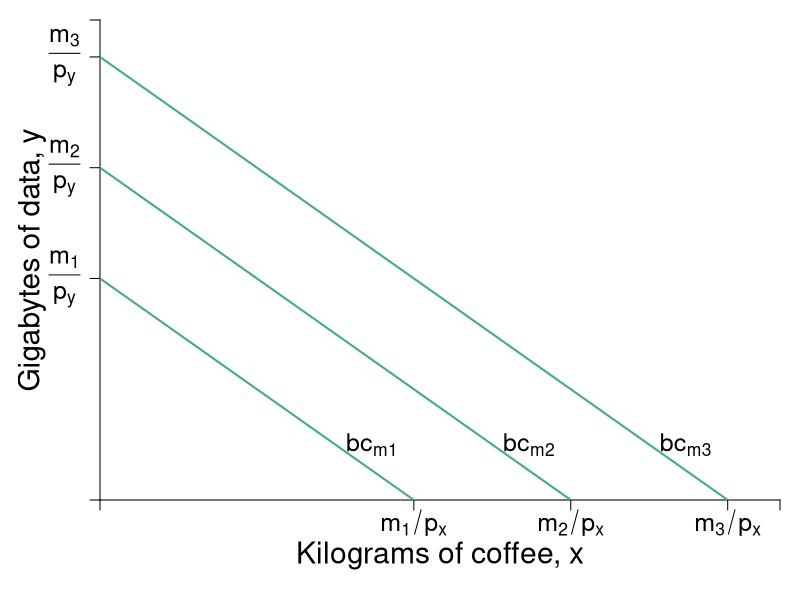

Reproduce this figure in R.
require(shape)
pdf(file = "indmarketdemand/budget_incomechange.pdf", width = 9, height = 7)

#Set parameters for graphics
pointsize <- 1.8
axislabelsize <- 1.8
labelsize <- 1.5
namesize <- 1.8
annotatesize <- 1.5
graphlinewidth <- 2
segmentlinewidth <- 1.5


COL <- c("#7fc97f", "#beaed4", "#fdc086", "#ffff99", "#386cb0", "#f0027f", "#bf5b17", "#666666")
COLA <- c("#99d8c9","#66c2a4","#41ae76", "#238b45", "#005824")
COLB <- c("#4eb3d3", "#2b8cbe", "#0868ac","#084081")

#Edited the margins to cater for the larger LHS labels
par(mar =  c(5, 5, 1, 1))

bcA <- function(x, w = 20, p = 2) {
  w - p*x
}


xlims <- c(0, 13)
ylims <- c(0, 13)

npts <- 501 
x <- seq(xlims[1], xlims[2], length.out = npts)
y <- seq(ylims[1], ylims[2], length.out = npts) 
a <- c(13, 15, 17)

plot(0, 0, xlim = xlims, ylim = ylims, type = "n",
     xlab = expression(paste("")),
     ylab = expression(paste("")), 
     xaxt = "n", 
     yaxt = "n", 
     cex.lab = axislabelsize, 
     bty = "n",
     xaxs="i", 
     yaxs="i")

# ticksy <- seq(from = 0, to = ylims[2], by = 2)
# ylabels <- seq(from = 0, to = ylims[2], by = 2)
# ticksx <- seq(from = 0, to = xlims[2], by = 2)
# xlabels <- seq(from = 0, to = xlims[2], by = 2)
ticksy <- c(0, 6, 9, 12, ylims[2])
ylabels <- c(NA, expression(paste(frac(m[1],p[y]) )), expression(paste(frac(m[2],p[y]) )), expression(paste(frac(m[3],p[y]) )), NA)
ticksx <- c(0, 6, 9, 12, xlims[2])
xlabels <- c(NA, expression(paste(m[1]/p[x])), expression(paste(m[2]/p[x])), expression(paste(m[3]/p[x])), NA)

axis(1, at = ticksx, pos = 0, labels = xlabels, cex.axis = labelsize)
axis(2, at = ticksy, pos = 0, labels = ylabels, las = 1, cex.axis = labelsize)

npts <- 500 
xx1 <- seq(xlims[1], xlims[2], length.out = npts)

lines(xx1, bcA(xx1, w = 12, p = 1), col = COLA[3], lwd = graphlinewidth)
lines(xx1, bcA(xx1, w = 6, p = 1), col = COLA[3], lwd = graphlinewidth)
lines(xx1, bcA(xx1, w = 9, p = 1), col = COLA[3], lwd = graphlinewidth)
#lines(xx1, indiffA1(xx1, uA = 20, rmax = 2.5, xmax = 10), col = COLB[4], lwd = graphlinewidth)


#Label Axes
#mtext(expression(paste("Kilograms of coffee, ", x)), side=1, line = 2.5, cex = axislabelsize)
text(-1.3, 0.5*ylims[2], expression(paste("Gigabytes of data, ", y)), xpd = TRUE, cex = axislabelsize, srt = 90) 
text(0.5*xlims[2], -1.5, expression(paste("Kilograms of coffee, ", x)), xpd = TRUE, cex = axislabelsize) 

#Label the iso-welfare functions for the HG, Aisha
text(5.2, 1.5, expression(bc[m1]), cex = annotatesize)
text(8.2, 1.5, expression(bc[m2]), cex = annotatesize)
text(11.2, 1.5, expression(bc[m3]), cex = annotatesize)


dev.off()
